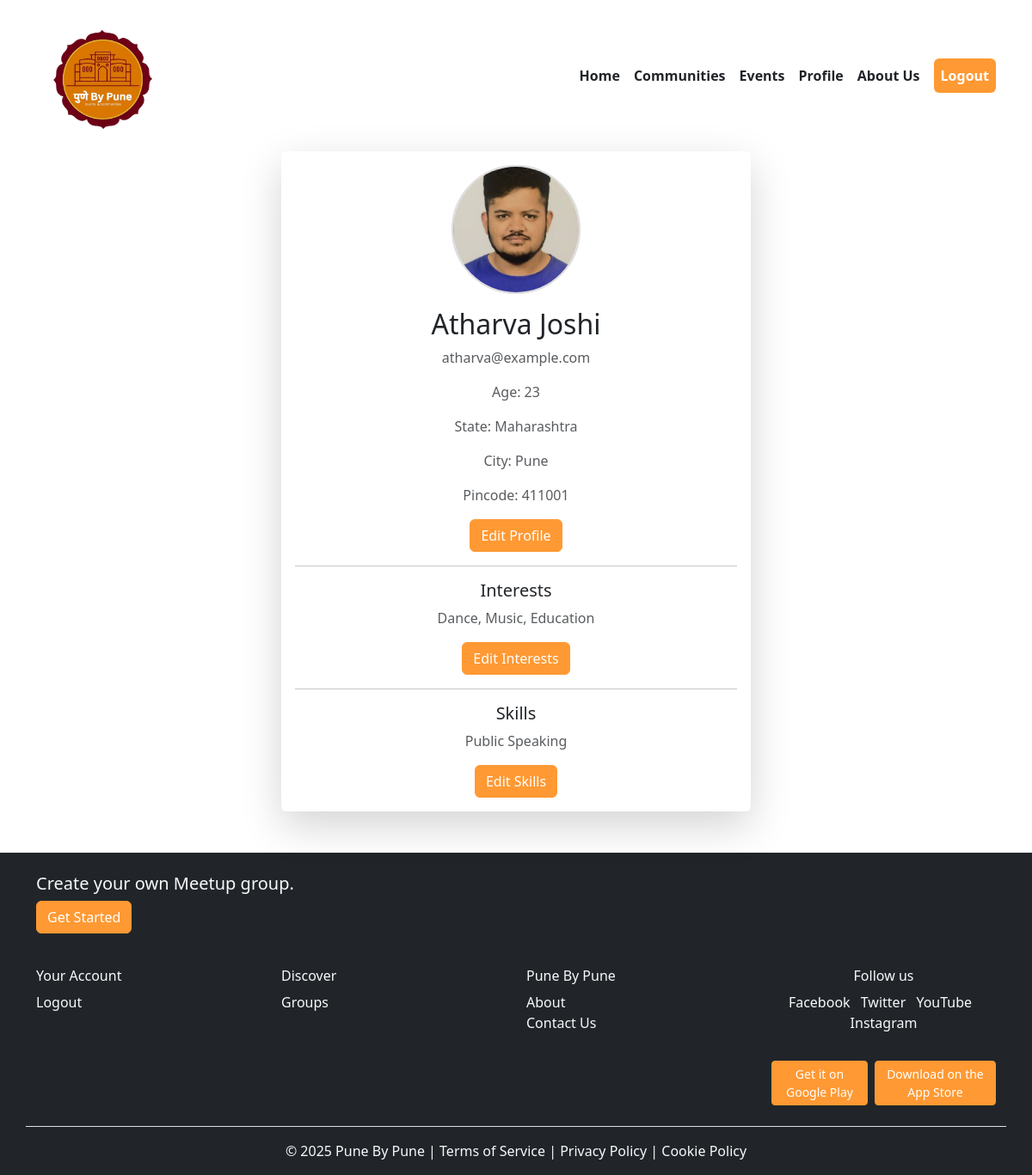
Page /profile.php (signed in) on the committed database.
### tables this page shows
CREATE TABLE IF NOT EXISTS `users` (
  `user_id` int NOT NULL AUTO_INCREMENT,
  `name` varchar(100) NOT NULL,
  `email` varchar(100) NOT NULL,
  `password` varchar(255) NOT NULL,
  `age` int DEFAULT NULL,
  `state_id` int DEFAULT NULL,
  `city_id` int DEFAULT NULL,
  `pincode_id` int DEFAULT NULL,
  `profile_picture` varchar(255) DEFAULT NULL,
  PRIMARY KEY (`user_id`),
  UNIQUE KEY `email` (`email`),
  KEY `state_id` (`state_id`),
  KEY `city_id` (`city_id`),
  KEY `pincode_id` (`pincode_id`)
);

CREATE TABLE IF NOT EXISTS `states` (
  `state_id` int NOT NULL AUTO_INCREMENT,
  `state_name` varchar(100) NOT NULL,
  PRIMARY KEY (`state_id`),
  UNIQUE KEY `state_name` (`state_name`)
);

CREATE TABLE IF NOT EXISTS `cities` (
  `city_id` int NOT NULL AUTO_INCREMENT,
  `city_name` varchar(100) NOT NULL,
  `state_id` int DEFAULT NULL,
  PRIMARY KEY (`city_id`),
  KEY `state_id` (`state_id`)
);

CREATE TABLE IF NOT EXISTS `pincodes` (
  `pincode_id` int NOT NULL AUTO_INCREMENT,
  `pincode` varchar(10) NOT NULL,
  `city_id` int DEFAULT NULL,
  PRIMARY KEY (`pincode_id`),
  KEY `city_id` (`city_id`)
);

### profile.php (the view, shortened to what this page needs)
<?php
include('connection.php');
$user_id = $_SESSION['user_id'];
$profileQuery = "
    SELECT
        users.profile_picture,
        users.name,
        users.email,
        users.age,
        states.state_name,
        cities.city_name,
        pincodes.pincode
    FROM users
    LEFT JOIN states ON users.state_id = states.state_id
    LEFT JOIN cities ON users.city_id = cities.city_id
    LEFT JOIN pincodes ON users.pincode_id = pincodes.pincode_id
    WHERE users.user_id = ?";
$stmt = $conn->prepare($profileQuery);
$stmt->bind_param("i", $user_id);
$stmt->execute();
$profileResult = $stmt->get_result();
$user = $profileResult->fetch_assoc();
$profile_photo = !empty($user['profile_picture'])
    ? htmlspecialchars($user['profile_picture'])
    : 'https://via.placeholder.com/150';
$name = $user['name'] ?? 'N/A';
$email = $user['email'] ?? 'N/A';
$age = $user['age'] ?? 'N/A';
$state = $user['state_name'] ?? 'N/A';
$city = $user['city_name'] ?? 'N/A';
$pincode = $user['pincode'] ?? 'N/A';
$interestSql = "SELECT interest_ids FROM user_interests WHERE user_id = ?";
$stmt = $conn->prepare($interestSql);
$stmt->bind_param("i", $user_id);
$stmt->execute();
$interestResult = $stmt->get_result();
$interests = [];
if ($row = $interestResult->fetch_assoc()) {
    $interest_ids = explode(',', $row['interest_ids']);
    if (!empty($interest_ids)) {
        $placeholders = implode(',', array_fill(0, count($interest_ids), '?'));
        $query = "SELECT interest_name FROM interest WHERE interest_id IN ($placeholders)";
        $stmt = $conn->prepare($query);
        $stmt->bind_param(str_repeat('i', count($interest_ids)), ...$interest_ids);
        $stmt->execute();
        $res = $stmt->get_result();
        while ($interest = $res->fetch_assoc()) {
            $interests[] = $interest['interest_name'];
        }
    }
}
$interest_text = !empty($interests) ? implode(', ', $interests) : "No interests available";
$skillSql = "SELECT skill_ids FROM user_skills WHERE user_id = ?";
$stmt = $conn->prepare($skillSql);
$stmt->bind_param("i", $user_id);
$stmt->execute();
$skillResult = $stmt->get_result();
$skills = [];
if ($row = $skillResult->fetch_assoc()) {
    $skill_ids = explode(',', $row['skill_ids']);
    if (!empty($skill_ids)) {
        $placeholders = implode(',', array_fill(0, count($skill_ids), '?'));
        $query = "SELECT skill_name FROM skills WHERE skill_id IN ($placeholders)";
        $stmt = $conn->prepare($query);
        $stmt->bind_param(str_repeat('i', count($skill_ids)), ...$skill_ids);
        $stmt->execute();
        $res = $stmt->get_result();
        while ($skill = $res->fetch_assoc()) {
            $skills[] = $skill['skill_name'];
        }
    }
}
$skill_text = !empty($skills) ? implode(', ', $skills) : "No skills available";
?>
<!DOCTYPE html>
<html lang="en">
<head>
    <link href="https://cdn.jsdelivr.net/npm/bootstrap@5.1.3/dist/css/bootstrap.min.css" rel="stylesheet">
</head>
<body>
    <?php include('navbar.php'); ?>
    <div class="container mb-5">
        <div class="row justify-content-center">
            <div class="col-md-6">
                <div class="card shadow-lg">
                    <div class="card-body text-center">
                        <img src="<?php echo ($profile_photo); ?>" alt="Profile Picture" class="profile-picture mb-3">
                        <h2><?php echo htmlspecialchars($name); ?></h2>
                        <p class="text-muted"><?php echo htmlspecialchars($email); ?></p>
                        <p class="text-muted">Age: <?php echo htmlspecialchars($age); ?></p>
                        <p class="text-muted">State: <?php echo htmlspecialchars($state); ?></p>
                        <p class="text-muted">City: <?php echo htmlspecialchars($city); ?></p>
                        <p class="text-muted">Pincode: <?php echo htmlspecialchars($pincode); ?></p>
                        <button class="btn btn-primary" data-bs-toggle="modal" data-bs-target="#editProfileModal">Edit Profile</button>
                        <hr>
                        <h5>Interests</h5>
                        <p class="text-muted" id="interests-text"><?php echo htmlspecialchars($interest_text); ?></p>
                        <button class="btn btn-secondary" data-bs-toggle="modal" data-bs-target="#editInterestsModal">Edit Interests</button>
                        <hr>
                        <h5>Skills</h5>
                        <p class="text-muted" id="skills-text"><?php echo htmlspecialchars($skill_text); ?></p>
                        <button class="btn btn-secondary" data-bs-toggle="modal" data-bs-target="#editSkillsModal">Edit Skills</button>
                    </div>
                </div>
            </div>
        </div>
    </div>
    <?php include('footer.php') ?>
</body>
</html>

### CSS/home.css (style rules this page uses)
.btn { background-color: #ff9933 !important; border-color: #ff9933 !important; color: white !important; }
.card { border: none; box-shadow: none; }

### profile.php (style rules this page uses)
.profile-picture { width: 150px; height: 150px; object-fit: cover; border-radius: 50%; border: 2px solid #ddd; }

### rows in the picture
users: profile_picture (picture), name "Atharva Joshi", email "atharva@example.com", age "23", state.state_name "Maharashtra", city.city_name "Pune", pincode.pincode "411001"

### other values in the picture
$interest_text "Dance, Music, Education"
$skill_text "Public Speaking"
